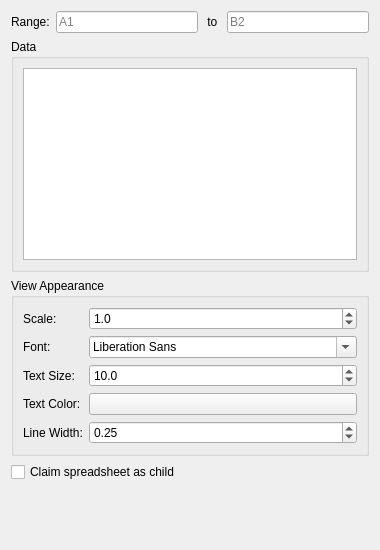
<?xml version="1.0" encoding="UTF-8"?>
<ui version="4.0">
 <class>TaskSpreadsheetView</class>
 <widget class="QWidget" name="TaskSpreadsheetView">
  <property name="geometry">
   <rect>
    <x>0</x>
    <y>0</y>
    <width>380</width>
    <height>550</height>
   </rect>
  </property>
  <property name="windowTitle">
   <string>Spreadsheet View Parameters</string>
  </property>
  <layout class="QGridLayout" name="verticalLayout_Main">
   <item row="0" column="0">
    <widget class="QLabel" name="label_StartCell">
     <property name="text">
      <string>Range:</string>
     </property>
    </widget>
   </item>
   <item row="0" column="1">
    <widget class="QLineEdit" name="lineEdit_StartCell">
     <property name="toolTip">
      <string>Enter the top-left cell of the range (e.g., A1)</string>
     </property>
     <property name="placeholderText">
      <string>A1</string>
     </property>
    </widget>
   </item>
   <item row="0" column="2">
    <widget class="QLabel" name="label_EndCell">
     <property name="text">
      <string> to </string>
     </property>
    </widget>
   </item>
   <item row="0" column="3">
    <widget class="QLineEdit" name="lineEdit_EndCell">
     <property name="toolTip">
      <string>Enter the bottom-right cell of the range (e.g., B2)</string>
     </property>
     <property name="placeholderText">
      <string>B2</string>
     </property>
    </widget>
   </item>
   <item row="1" column="0" colspan="4">
    <widget class="QGroupBox" name="groupBox_Data">
     <property name="title">
      <string>Data</string>
     </property>
     <layout class="QVBoxLayout" name="verticalLayout_Data">
      <item>
       <widget class="QTableWidget" name="tableWidget_SpreadsheetData">
        <property name="toolTip">
         <string>Preview and edit data from the selected spreadsheet range. Changes here will update the spreadsheet.</string>
        </property>
        <property name="minimumSize">
         <size>
          <width>0</width>
          <height>100</height>
         </size>
        </property>
        <property name="alternatingRowColors">
            <bool>true</bool>
        </property>
       </widget>
      </item>
     </layout>
    </widget>
   </item>
   <item row="2" column="0" colspan="4">
    <widget class="QGroupBox" name="groupBox_Appearance">
     <property name="title">
      <string>View Appearance</string>
     </property>
     <layout class="QFormLayout" name="formLayout_Appearance">
      <item row="0" column="0">
       <widget class="QLabel" name="label_Scale">
        <property name="text">
         <string>Scale:</string>
        </property>
       </widget>
      </item>
      <item row="0" column="1">
       <widget class="QDoubleSpinBox" name="doubleSpinBox_Scale">
        <property name="toolTip">
         <string>Scale of the view. Let you adjust the overall size of the table.</string>
        </property>
        <property name="decimals">
         <number>1</number>
        </property>
        <property name="minimum">
         <double>0.001</double>
        </property>
        <property name="maximum">
         <double>100000.0</double>
        </property>
        <property name="value">
         <double>1.0</double>
        </property>
       </widget>
      </item>
      <item row="1" column="0">
       <widget class="QLabel" name="label_Font">
        <property name="text">
         <string>Font:</string>
        </property>
       </widget>
      </item>
      <item row="1" column="1">
       <widget class="QFontComboBox" name="fontComboBox_Font"/>
      </item>
      <item row="2" column="0">
       <widget class="QLabel" name="label_TextSize">
        <property name="text">
         <string>Text Size:</string>
        </property>
       </widget>
      </item>
      <item row="2" column="1">
       <widget class="QDoubleSpinBox" name="doubleSpinBox_TextSize">
        <property name="toolTip">
         <string>Font size in points</string>
        </property>
        <property name="decimals">
         <number>1</number>
        </property>
        <property name="minimum">
         <double>1.0</double>
        </property>
        <property name="maximum">
         <double>100.0</double>
        </property>
        <property name="value">
         <double>10.0</double>
        </property>
       </widget>
      </item>
      <item row="3" column="0">
       <widget class="QLabel" name="label_TextColor">
        <property name="text">
         <string>Text Color:</string>
        </property>
       </widget>
      </item>
      <item row="3" column="1">
       <widget class="Gui::ColorButton" name="cpFrameColor">
        <property name="toolTip">
         <string>Line color</string>
        </property>
        <property name="color">
         <color>
          <red>0</red>
          <green>0</green>
          <blue>0</blue>
         </color>
        </property>
       </widget>
      </item>
      <item row="4" column="0">
       <widget class="QLabel" name="label_LineWidth">
        <property name="text">
         <string>Line Width:</string>
        </property>
       </widget>
      </item>
      <item row="4" column="1">
       <widget class="QDoubleSpinBox" name="doubleSpinBox_LineWidth">
        <property name="toolTip">
         <string>Width of the cell border lines</string>
        </property>
        <property name="decimals">
         <number>2</number>
        </property>
        <property name="minimum">
         <double>0.01</double>
        </property>
        <property name="maximum">
         <double>5.0</double>
        </property>
        <property name="singleStep">
         <double>0.05</double>
        </property>
        <property name="value">
         <double>0.25</double>
        </property>
       </widget>
      </item>
     </layout>
    </widget>
   </item>
   <item row="3" column="0" colspan="4">
    <widget class="QCheckBox" name="checkBox_ClaimSpreadsheet">
     <property name="text">
      <string>Claim spreadsheet as child</string>
     </property>
     <property name="toolTip">
      <string>If checked, this view will claim the associated spreadsheet as child in the tree.</string>
     </property>
    </widget>
   </item>
   <item row="4" column="0" colspan="4">
    <spacer name="verticalSpacer_Main">
     <property name="orientation">
      <enum>Qt::Vertical</enum>
     </property>
     <property name="sizeType">
        <enum>QSizePolicy::Expanding</enum>
     </property>
     <property name="sizeHint" stdset="0">
      <size>
       <width>20</width>
       <height>10</height>
      </size>
     </property>
    </spacer>
   </item>
  </layout>
 </widget>
 <customwidgets>
  <customwidget>
   <class>Gui::ColorButton</class>
   <extends>QPushButton</extends>
   <header>Gui/Widgets.h</header>
  </customwidget>
 </customwidgets>
 <resources/>
 <connections/>
</ui>
